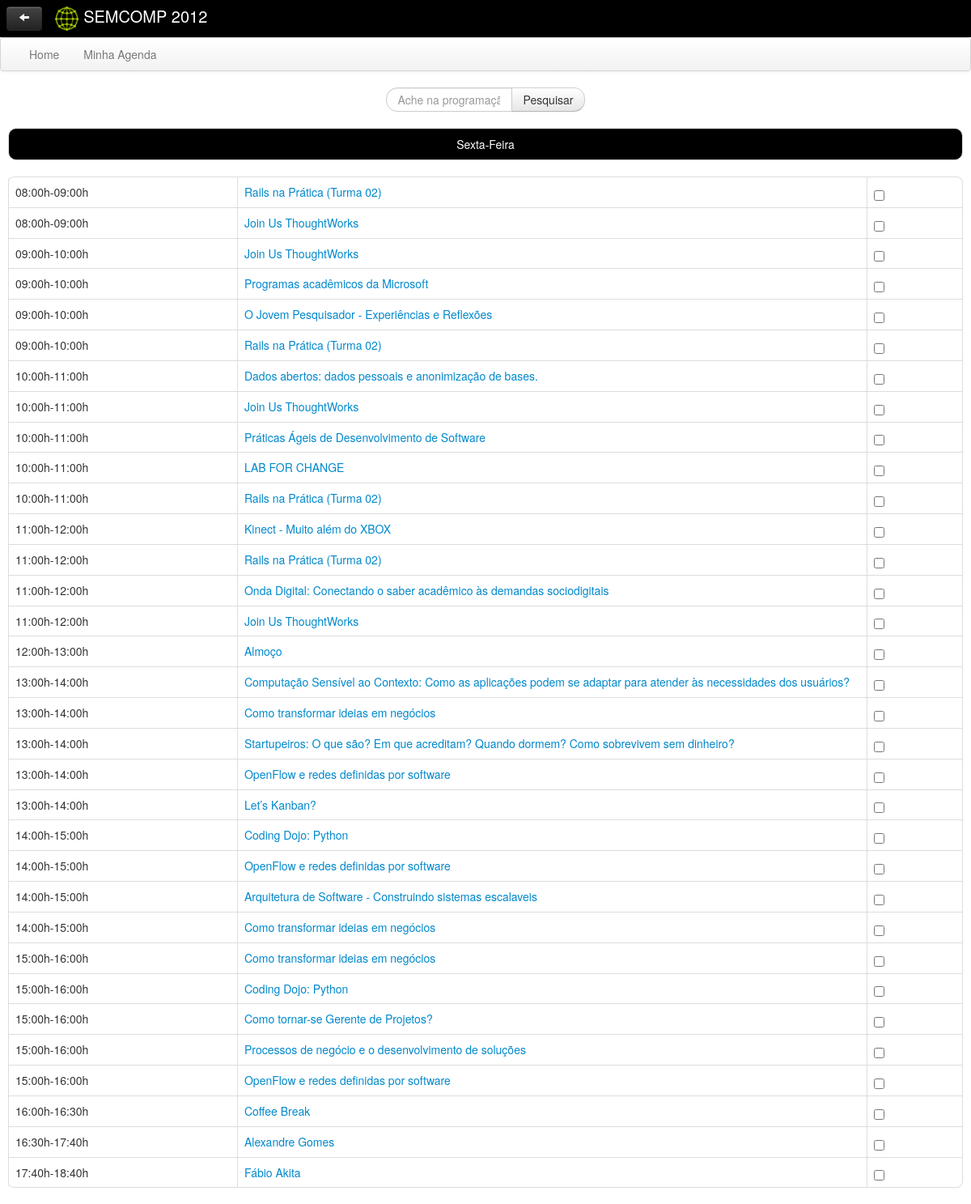
The app's page /show_eventos.php?action=dia&dia=3 with its own data.
### tables this page shows
CREATE TABLE `sala_atividades` (
  `atividades_idatividades` int(11) NOT NULL,
  `atividades_categoria_idcategoria` int(11) NOT NULL,
  `sala_idsala` int(11) NOT NULL,
  `hora_inicio` time NOT NULL,
  `hora_fim` time NOT NULL,
  `data` date NOT NULL,
  PRIMARY KEY (`atividades_idatividades`,`atividades_categoria_idcategoria`,`sala_idsala`,`hora_inicio`,`hora_fim`,`data`),
  KEY `fk_atividades_has_sala_sala1` (`sala_idsala`),
  KEY `fk_atividades_has_sala_atividades1` (`atividades_idatividades`,`atividades_categoria_idcategoria`),
  CONSTRAINT `fk_atividades_has_sala_atividades1` FOREIGN KEY (`atividades_idatividades`, `atividades_categoria_idcategoria`) REFERENCES `atividades` (`idatividades`, `categoria_idcategoria`) ON DELETE NO ACTION ON UPDATE NO ACTION,
  CONSTRAINT `fk_atividades_has_sala_sala1` FOREIGN KEY (`sala_idsala`) REFERENCES `sala` (`idsala`) ON DELETE NO ACTION ON UPDATE NO ACTION
);

CREATE TABLE `atividades` (
  `idatividades` int(11) NOT NULL AUTO_INCREMENT,
  `titulo` varchar(300) NOT NULL,
  `descricao` varchar(500) NOT NULL,
  `categoria_idcategoria` int(11) NOT NULL,
  `imagem` varchar(200) NOT NULL,
  PRIMARY KEY (`idatividades`,`categoria_idcategoria`),
  KEY `fk_atividades_categoria` (`categoria_idcategoria`),
  CONSTRAINT `fk_atividades_categoria` FOREIGN KEY (`categoria_idcategoria`) REFERENCES `categoria` (`idcategoria`) ON DELETE NO ACTION ON UPDATE NO ACTION
);

### modelo/bd/SalaAtividadesBD.php (called while the page is built, shortened)
<?php
include_once("conexao.php");
include_once 'modelo/negocio/SalaAtividades.php';
class SalaAtividadesBD{
	public function getAllFromDate($date){
		$mysql = new conexao;
		$sql = $mysql->sql_query("select * from sala_atividades where data= '".$date."' order by hora_inicio");
		$array = array();
		$i = 0;
		while($salaatividade = mysql_fetch_array($sql)){
			$sala_atividade = new SalaAtividades();
			$sala_atividade->setData($salaatividade['data']);
			$sala_atividade->setHoraInicio($salaatividade['hora_inicio']);
			$sala_atividade->setHoraFim($salaatividade['hora_fim']);
			$sala_atividade->setSalaId($salaatividade['sala_idsala']);
			$sala_atividade->setAtividadesId($salaatividade['atividades_idatividades']);
			$sala_atividade->setCategoriaId($salaatividade['atividades_categoria_idcategoria']);
			$array[$i]= $sala_atividade;
			$i = $i + 1;
		}
		return $array;
	}
}
?>

### modelo/bd/conexao.php (called while the page is built, shortened)
<?php
class conexao {
    var $host = "localhost";
    var $user = "gerclientes";
    var $senha = "bNCIOrkDRF";
    var $link;
    function conecta(){
        $this->link = @mysql_connect($this->host,$this->user,$this->senha);
    }
    function sql_query($query){
        $this->query = $query;
        if($this->resultado = mysql_query($this->query)){
            return $this->resultado;
        }else{
            print "Ocorreu um erro ao executar a Query MySQL: <b>$query</b>";
      print "<br><br>";
      print "Erro no MySQL: <b>".mysql_error()."</b>";
      die();
            $this->desconecta();
        }
    }
    function desconecta(){
        return mysql_close($this->link);
    }
}
?>

### modelo/negocio/SalaAtividades.php (called while the page is built, shortened)
<?php
class SalaAtividades{
	private $data;
	private $hora_inicio;
	private $hora_fim;
	private $sala_idsala;
	private $atividades_idatividades;
	public function getData(){
		return $this->data;
	}
	public function setData($data){
		 $this->data = $data;
	}
	public function getHoraInicio(){
		return $this->hora_inicio;
	}
	public function setHoraInicio($hora_inicio){
		$this->hora_inicio = $hora_inicio;
	}
	public function getHoraFim(){
		return $this->hora_fim;
	}
	public function setHoraFim($hora_fim){
		$this->hora_fim = $hora_fim;
	}
	public function getSalaId(){
		return $this->sala_idsala;
	}
	public function setSalaId($sala_idsala){
		$this->sala_idsala = $sala_idsala;
	}
	public function getAtividaesId(){
		return $this->atividades_idatividades;
	}
	public function setAtividadesId($atividades_idatividades){
		$this->atividades_idatividades = $atividades_idatividades;
	}
}
?>

### modelo/bd/AtividadesBD.php (called while the page is built, shortened)
<?php
include_once("conexao.php");
include_once 'modelo/negocio/Atividades.php';
class AtividadesBD{
	public function getOne($id){
		$mysql = new conexao;
		$sql = $mysql->sql_query("select * from atividades where idatividades = $id");
		$atividades = new Atividades();
		while($ativi = mysql_fetch_array($sql)){
			$atividades->setDescricao($ativi['descricao']);
			$atividades->setIdAtividades($ativi['idatividades']);
			$atividades->setTitulo($ativi['titulo']);
			$atividades->setCategoria_IdCategoria($ativi['categoria_idcategoria']);
			$atividades->setImagem($ativi['imagem']);
		}
		return $atividades;
	}
}
?>

### modelo/negocio/Atividades.php (called while the page is built, shortened)
<?php
class Atividades{
	private $titulo;
	public function getTitulo(){
		return $this->titulo;
	}
	public function setTitulo($titulo){
		$this->titulo = $titulo;
	}
}
?>

### show_eventos.php (the view, shortened to what this page needs)
<?php
include_once 'modelo/bd/SalaAtividadesBD.php';
include_once 'modelo/bd/AtividadesBD.php';
include_once 'modelo/negocio/Atividades.php';
include_once 'modelo/negocio/SalaAtividades.php';
$lista_sexta=array();
$action=$_GET['action'];
if(empty($_GET['dia'])){
	$dia = "0";
}else{
	$dia = $_GET['dia'];
}
$lista_my_activities="";
$atividades=split("_", $lista_my_activities);
if($action=="m_agenda"){
	$isMyAgenda=true;
	if($lista_my_activities!=null){
		if(!empty($atividades)){
			$sala_atividade = new SalaAtividadesBD();
			$lista_quarta = $sala_atividade->getMyList($atividades,'2012-10-03');
			$lista_quinta = $sala_atividade->getMyList($atividades,'2012-10-04');
			$lista_sexta = $sala_atividade->getMyList($atividades,'2012-10-05');
			$lista_sabado = $sala_atividade->getMyList($atividades,'2012-10-06');
		}
	}
}else if($action=="dia"){
	$dia=$_GET['dia'];
	$sala_atividade = new SalaAtividadesBD();
	if($dia == "1")
	  $lista_quarta = $sala_atividade->getAllFromDate('2012-10-03');
	else if($dia == "2")
	       $lista_quinta = $sala_atividade->getAllFromDate('2012-10-04');
	     else if($dia == "3")
	            $lista_sexta = $sala_atividade->getAllFromDate('2012-10-05');
	          else if($dia == "4")
	                 $lista_sabado = $sala_atividade->getAllFromDate('2012-10-06');
}
?>
<!DOCTYPE html>
<html>
<head>
<link href="css/bootstrap-responsive.css" rel="stylesheet">
<link href="css/bootstrap.css" rel="stylesheet">
</head>
<body>
	<?php
	include_once 'header.php'; ?>
	 <?php
    if(($action != "dia") || ($dia == "3")){
    ?>
	<div class="well well-small marge_15" align="center"
		style="color: white;">Sexta-Feira</div>
	<div
		style="margin-bottom: 20px; padding-right: 10px; padding-left: 10px;">
		<table class="table table-bordered">
			<?php
			if(empty($lista_sexta)){
				?>
			<tr>
				<td style="text-align: center;" width="100%">Sem palestras ou mini-cursos</td>
			</tr>
			<?php
			}else{
				foreach($lista_sexta as $atividade){
					$bd_atividades=new AtividadesBD();
					$m_atividade=$bd_atividades->getOne($atividade->getAtividaesId());
					$idsala = $atividade->getSalaId();
					$idatividade = $atividade->getAtividaesId();
					$dataa = $atividade->getData();
					$hora_inicio = $atividade->getHoraInicio();
					$hora_fim = $atividade->getHoraFim();
					?>
			<tr>
				<td width="24%"><?php $data=substr($atividade->getHoraInicio(),0,5)."h-".substr($atividade->getHoraFim(),0,5)."h"; echo $data;  ?>
				</td>
				<td width="66%"><a
					href="desc_atividade.php?idsala=<?php echo $idsala?>&idatividade=<?php echo $idatividade?>&data=<?php echo $dataa?>&hora_inicio=<?php echo $hora_inicio?>&hora_fim=<?php echo $hora_fim?>"><?php echo $m_atividade->getTitulo();  ?>
				</a></td>
				<td width="10%"><input type="checkbox" id="inlineCheckbox1"
					value="option1"
					<?php if(in_array($atividade->getAtividaesId(), $atividades)){?>checked="checked"<?php }?>
					onclick="checkClicked(this.checked,<?php echo $atividade->getAtividaesId()?>)">
				</td>
			</tr>
			<?php }
			} ?>
		</table>
	</div>
	<?php }?>
</body>
</html>

### records on screen
sala_atividades: data "08:00h-09:00h", atividades.titulo "Rails na Prática (Turma 02)"
sala_atividades: data "08:00h-09:00h", atividades.titulo "Join Us ThoughtWorks"
sala_atividades: data "09:00h-10:00h", atividades.titulo "Join Us ThoughtWorks"
sala_atividades: data "09:00h-10:00h", atividades.titulo "Programas acadêmicos da Microsoft"
sala_atividades: data "09:00h-10:00h", atividades.titulo "O Jovem Pesquisador - Experiências e Reflexões"
sala_atividades: data "09:00h-10:00h", atividades.titulo "Rails na Prática (Turma 02)"
sala_atividades: data "10:00h-11:00h", atividades.titulo "Dados abertos: dados pessoais e anonimização de bases."
sala_atividades: data "10:00h-11:00h", atividades.titulo "Join Us ThoughtWorks"
sala_atividades: data "10:00h-11:00h", atividades.titulo "Práticas Ágeis de Desenvolvimento de Software"
sala_atividades: data "10:00h-11:00h", atividades.titulo "LAB FOR CHANGE"
sala_atividades: data "10:00h-11:00h", atividades.titulo "Rails na Prática (Turma 02)"
sala_atividades: data "11:00h-12:00h", atividades.titulo "Kinect - Muito além do XBOX"
sala_atividades: data "11:00h-12:00h", atividades.titulo "Rails na Prática (Turma 02)"
sala_atividades: data "11:00h-12:00h", atividades.titulo "Onda Digital: Conectando o saber acadêmico às demandas sociodigitais"
sala_atividades: data "11:00h-12:00h", atividades.titulo "Join Us ThoughtWorks"
sala_atividades: data "12:00h-13:00h", atividades.titulo "Almoço"
sala_atividades: data "13:00h-14:00h", atividades.titulo "Computação Sensível ao Contexto: Como as aplicações podem se adaptar para atender às necessidades dos usuários?"
sala_atividades: data "13:00h-14:00h", atividades.titulo "Como transformar ideias em negócios"
sala_atividades: data "13:00h-14:00h", atividades.titulo "Startupeiros: O que são? Em que acreditam? Quando dormem? Como sobrevivem sem dinheiro?"
sala_atividades: data "13:00h-14:00h", atividades.titulo "OpenFlow e redes definidas por software"
sala_atividades: data "13:00h-14:00h", atividades.titulo "Let’s Kanban?"
sala_atividades: data "14:00h-15:00h", atividades.titulo "Coding Dojo: Python"
sala_atividades: data "14:00h-15:00h", atividades.titulo "OpenFlow e redes definidas por software"
sala_atividades: data "14:00h-15:00h", atividades.titulo "Arquitetura de Software - Construindo sistemas escalaveis"
sala_atividades: data "14:00h-15:00h", atividades.titulo "Como transformar ideias em negócios"
sala_atividades: data "15:00h-16:00h", atividades.titulo "Como transformar ideias em negócios"
sala_atividades: data "15:00h-16:00h", atividades.titulo "Coding Dojo: Python"
sala_atividades: data "15:00h-16:00h", atividades.titulo "Como tornar-se Gerente de Projetos?"
sala_atividades: data "15:00h-16:00h", atividades.titulo "Processos de negócio e o desenvolvimento de soluções"
sala_atividades: data "15:00h-16:00h", atividades.titulo "OpenFlow e redes definidas por software"
sala_atividades: data "16:00h-16:30h", atividades.titulo "Coffee Break"
sala_atividades: data "16:30h-17:40h", atividades.titulo "Alexandre Gomes"
sala_atividades: data "17:40h-18:40h", atividades.titulo "Fábio Akita"
